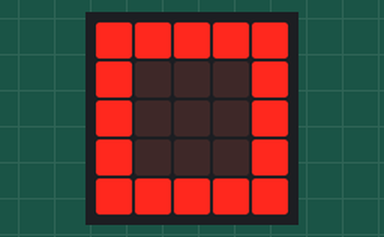
This program was run on a simulated BBC micro:bit (MakeCode). Parts: the board's 5×5 LED display.

Above: at 0.1 s.
At 1.7 s:
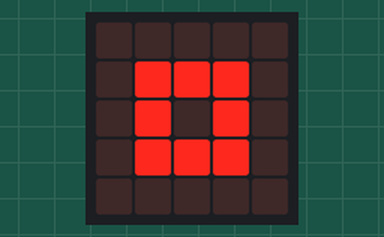

Measured:
- by itself, everything shown: repeats every 2.2 s, in 4 steps
- what the display in image 1 shows lasts 0.6 s, from 1.6 s to 2.2 s

The program:

main.ts
```typescript
basic.forever(function () {
    basic.showIcon(IconNames.Square)
    basic.showIcon(IconNames.SmallSquare)
    basic.showLeds(`
        . . . . .
        . . . . .
        . . # . .
        . . . . .
        . . . . .
        `)
    basic.showIcon(IconNames.SmallSquare)
})
```

test.ts
```typescript
// 在此处测试；当此软件包作为插件使用时，将不会编译此软件包。
```
